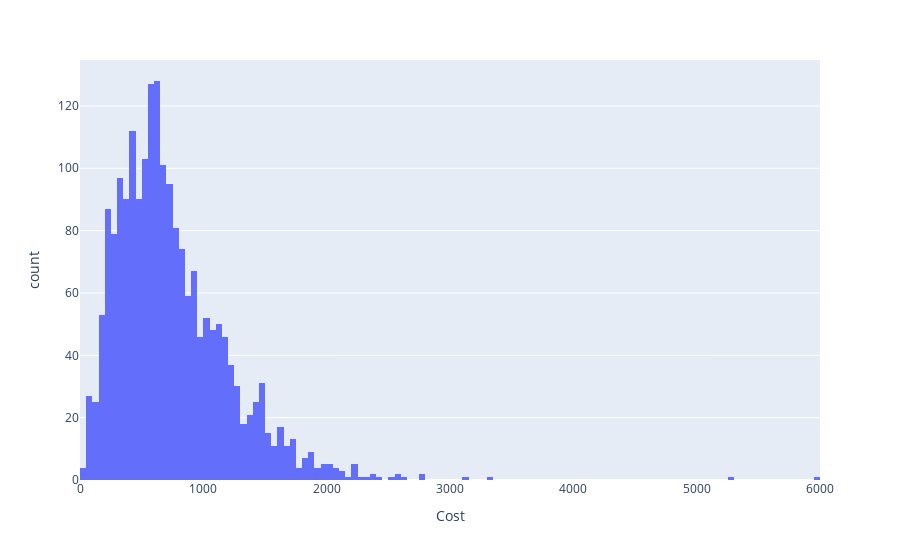

Notebook code for this chart:
### Code cell
px.histogram(df, x = "Cost")

### Figure 1 — Plotly figure (JSON) as saved in the notebook; plotly's stock layout.template omitted (floating-point values rounded to 4 significant figures; data arrays with more than 128 entries replaced by an {"elided": "..."} marker saying what was removed)
{"data": [{"alignmentgroup": "True", "bingroup": "x", "hovertemplate": "Cost=%{x}<br>count=%{y}<extra></extra>", "legendgroup": "", "marker": {"color": "#636efa", "pattern": {"shape": ""}}, "name": "", "offsetgroup": "", "orientation": "v", "showlegend": false, "type": "histogram", "x": {"elided": "2032 float values"}, "xaxis": "x", "yaxis": "y"}], "layout": {"barmode": "relative", "legend": {"tracegroupgap": 0}, "margin": {"t": 60}, "xaxis": {"anchor": "y", "domain": [0, 1], "title": {"text": "Cost"}}, "yaxis": {"anchor": "x", "domain": [0, 1], "title": {"text": "count"}}}}
